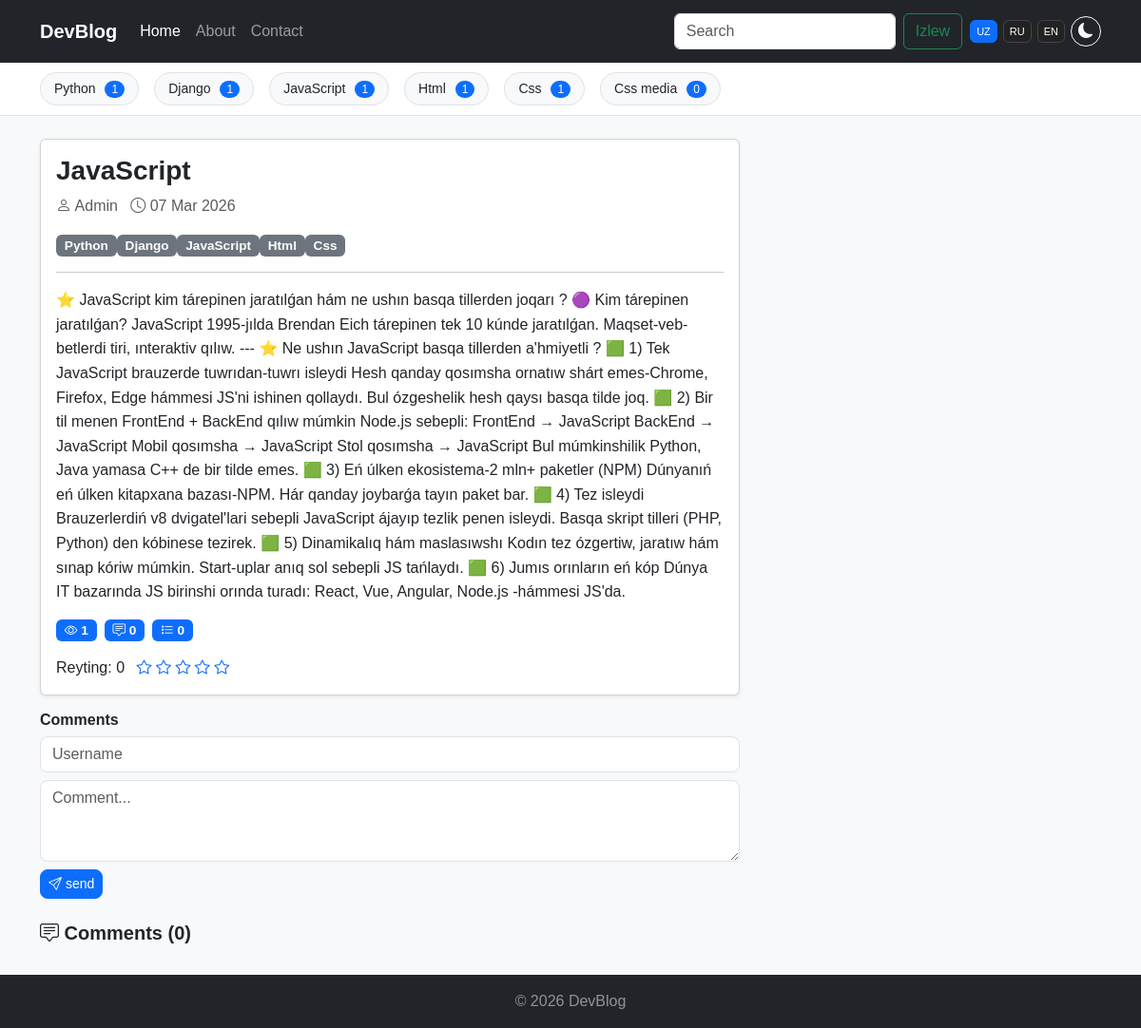
The page /detail/2/ on the database its author committed.
### blog/models.py (models this page shows, shortened)
class Category(models.Model):
    name = models.CharField(verbose_name="Category name",max_length=200)
    slug = models.SlugField(max_length=200,unique=True)

class Post(models.Model):
    title = models.CharField(verbose_name="Post title",max_length=500)
    body = models.TextField(verbose_name="Post body")
    author = models.CharField(verbose_name="Post author",default="Admin",max_length=100)
    category = models.ForeignKey(Category, on_delete=models.PROTECT,related_name="categories")
    image = models.ImageField(upload_to="post_images/", verbose_name="Post Image", blank=True, null=True)
    tag = models.ManyToManyField(Tag)
    views = models.PositiveIntegerField(default=0)
    published_date = models.DateTimeField(verbose_name="Pulished time",auto_now_add=True)
    published = models.BooleanField(default=0)
    on_top = models.BooleanField(default=0)
    def get_avg_rating(self):
        ratings = self.ratings.all()
        if ratings.exists():
            avg = sum([r.value for r in ratings]) / ratings.count()
            return round(avg, 2)
        return 0

class Tag(models.Model):
    name = models.CharField(verbose_name="Tag name",max_length=200)
    slug = models.SlugField(max_length=200,unique=True)

### blog/views.py (the view, shortened to what this page needs)
# urls.py: path("detail/<int:id>/",views.DetailView.as_view(),name="detail"),
class DetailView(View):
    def get(self, request, id):
        tags = Tag.objects.all()
        categories = Category.objects.all()
        post = Post.objects.filter(id=id).first()
        if not post:
            return redirect("blog:error")
        posts_count = []
        for cat in categories:
            posts_count.append({
                "name": cat.name,
                "count": Post.objects.filter(category=cat).count()
            })
        read_articles = check_read_articles(request)
        if post.id not in read_articles:
            read_articles.append(post.id)
            post.views += 1
            post.save()
        return render(request, "detail.html", {
            "post": post,
            "categories": categories,
            "tags": tags,
            "posts": posts_count
        })

### blog/utils.py (called while the page is built)
def check_read_articles(request):
    try:
        read_articles = request.session["read_articles"]
    except:
        request.session["read_articles"] = []
        read_articles = request.session["read_articles"]
    return read_articles

### templates/detail.html (shortened to what this page needs)
{% load static %}
<!DOCTYPE html>
<html lang="en">
<head>
    <link href="https://cdn.jsdelivr.net/npm/bootstrap@5.3.2/dist/css/bootstrap.min.css" rel="stylesheet">
    <link href="https://cdn.jsdelivr.net/npm/bootstrap-icons@1.11.3/font/bootstrap-icons.min.css" rel="stylesheet">
</head>
<body>
<nav class="navbar navbar-expand-lg navbar-dark bg-dark">
    <div class="container">
        <a class="navbar-brand fw-bold" href="/">DevBlog</a>
        <div class="collapse navbar-collapse" id="nav">
            <ul class="navbar-nav me-auto">
                <li class="nav-item"><a class="nav-link {% if not active_category %}active{% endif %}" href="/">Home</a></li>
                <li class="nav-item"><a class="nav-link" href="{% url 'blog:about' %}">About</a></li>
                <li class="nav-item"><a class="nav-link" href="{% url 'blog:contact' %}">Contact</a></li>
            </ul>
            <form class="d-flex me-2" action="{% url 'blog:search' %}" method="get">
                <input name="query" class="form-control me-2" placeholder="Search">
                <button class="btn btn-outline-success" type="submit">Izlew</button>
            </form>
            <div class="nav-actions">
                <button class="lang-btn active" onclick="setLang('uz')">UZ</button>
                    <button class="lang-btn" onclick="setLang('ru')">RU</button>
                    <button class="lang-btn" onclick="setLang('en')">EN</button>
                    <button class="btn btn-outline-light theme-btn" id="themeToggle">
                    <i id="themeIcon" class="bi bi-moon-fill"></i>
                </button>
            </div>
        </div>
    </div>
</nav>
<div class="container-fluid cat-bar">
    <div class="container">
        <div class="d-flex gap-2 cat-scroll">
            {% for cat in categories %}
            <a href="{% url 'blog:category_list' cat.slug %}" class="cat-tab">{{ cat.name }} <span class="cat-count">{{ cat.categories.count }}</span></a>
            {% endfor %}
        </div>
    </div>
</div>
<div class="container my-4">
    <div class="row">
        <div class="col-lg-8">
        <div class="card mb-3 shadow-sm">
        <div class="card-body">
            <h3>{{ post.title }}</h3>
            <p class="text-muted"><i class="bi bi-person"></i> {{ post.author }} &nbsp; <i class="bi bi-clock"></i> {{ post.published_date|date:"d M Y" }}</p>
        <div>{% for tag in post.tag.all %}<span class="badge bg-secondary">{{ tag.name }}</span>{% endfor %}</div><hr><p>{{ post.body }}</p>
        <div class="d-flex gap-2 mt-2">
        <span class="badge bg-primary"><i class="bi bi-eye"></i> {{ post.views }}</span>
        <span class="badge bg-primary"><i class="bi bi-chat-square-text"></i> {{ post.comments.count }}</span>
    <span class="badge bg-primary"><i class="bi bi-list-stars"></i> {{ post.ratings.all.count }}</span>
</div>
<div class="mt-3">
    <span class="me-2">Reyting: {{ post.get_avg_rating }}</span>
        <a href="{% url 'blog:set_rating' 1 post.id %}"><i class="bi bi-star"></i></a>
        <a href="{% url 'blog:set_rating' 2 post.id %}"><i class="bi bi-star"></i></a>
        <a href="{% url 'blog:set_rating' 3 post.id %}"><i class="bi bi-star"></i></a>
        <a href="{% url 'blog:set_rating' 4 post.id %}"><i class="bi bi-star"></i></a>
        <a href="{% url 'blog:set_rating' 5 post.id %}"><i class="bi bi-star"></i></a>
        </div>
    </div>
</div>
<div class="comment-form mt-3">
    <h6>Comments</h6>
    <form method="POST" id="commentForm">{% csrf_token %}
        <input type="text" name="name" class="form-control mb-2" placeholder="Username" required>
        <textarea name="comment" rows="3" class="form-control mb-2" placeholder="Comment..." required></textarea>
        <button class="btn btn-primary btn-sm"><i class="bi bi-send"></i>send</button>
    </form>
<h5 class="fw-bold mt-4"><i class="bi bi-chat-square-text"></i> Comments ({{ post.comments.count }})</h5>
</div>
</div>
</div>
</div>
<footer class="bg-dark text-white-50 text-center py-3">© 2026 DevBlog</footer>
</body>
</html>

### templates/detail.html (style rules this page uses)
body { font-family: Arial, sans-serif; background:#f8f9fa; transition:.3s; color:#212529; }
.navbar { padding:.8rem 1rem; }
.nav-actions { display:flex; align-items:center; gap:6px; }
.lang-btn { font-size:11px; padding:3px 6px; border-radius:6px; border:1px solid #444; background:#222; color:#fff; cursor:pointer; }
.lang-btn.active { background:#0d6efd; border-color:#0d6efd; }
.theme-btn { width:32px; height:32px; border-radius:50%; display:flex; align-items:center; justify-content:center; }
.cat-bar { position:sticky; top:56px; z-index:1030; background:#fff; border-bottom:1px solid #dee2e6; }
.cat-scroll { overflow-x:auto; white-space:nowrap; padding:10px 0; }
.cat-tab { display:inline-block; margin-right:8px; padding:6px 14px; border-radius:20px; border:1px solid #dee2e6; background:#f8f9fa; color:#212529; font-size:14px; text-decoration:none; transition:.2s; }
.cat-count { margin-left:6px; font-size:12px; background:#0d6efd; color:#fff; padding:2px 7px; border-radius:10px; }
.card-body h3 { font-weight:700; }
.card-body p { line-height:1.6; }
.badge { font-size:.85rem; }
.comment-form h6 { font-weight:600; margin-bottom:8px; }
.comment-form input, .comment-form textarea { border-radius:8px; }
.comment-form button { border-radius:8px; display:flex; align-items:center; gap:4px; }

### rows shown on the page
Category: name "Python", categories.count "1"
Category: name "Django", categories.count "1"
Category: name "JavaScript", categories.count "1"
Category: name "Html", categories.count "1"
Category: name "Css", categories.count "1"
Category: name "Css media", categories.count "0"
Post: title "JavaScript", author "Admin", published_date "07 Mar 2026", body "⭐ JavaScript kim tárepinen jaratılǵan hám ne ushın basqa tillerden joqarı ? 🟣 Kim tárepinen jaratılǵan? JavaScript 1995-jılda Brendan Eich tárepinen tek 10 kúnde jaratılǵan. Maqset-veb-betlerdi tiri, ınteraktiv qılıw. --- ⭐ Ne ushın JavaScript basqa tillerden a'hmiyetli ? 🟩 1) Tek JavaScript brauzerde tuwrıdan-tuwrı isleydi Hesh qanday qosımsha ornatıw shárt emes-Chrome, Firefox, Edge hámmesi JS'ni ishinen qollaydı. Bul ózgeshelik hesh qaysı basqa tilde joq. 🟩 2) Bir til menen FrontEnd + BackEnd qılıw múmkin Node.js sebepli: FrontEnd → JavaScript BackEnd → JavaScript Mobil qosımsha → JavaScript Stol qosımsha → JavaScript Bul múmkinshilik Python, Java yamasa C++ de bir tilde emes. 🟩 3) Eń…", views "1", comments.count "0", ratings.all.count "0", get_avg_rating "0"
Tag: name "Python"
Tag: name "Django"
Tag: name "JavaScript"
Tag: name "Html"
Tag: name "Css"
